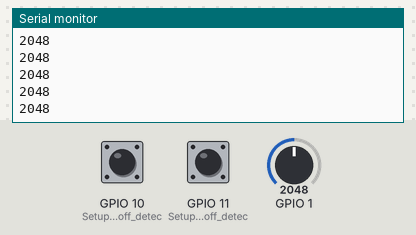
A sketch run on a simulated ESP32-S3. On the bench: the last lines printed to the serial monitor. The test bench sets the inputs (shaded band); at power-on: GPIO 10 (Setup_for_leads_off_detec) LOW, GPIO 1 = 2048, GPIO 11 (Setup_for_leads_off_detec) LOW. WiFi joins after 1.5 s; servers stay silent unless stated.

Above: at 3.4 s.
3.5 s: GPIO 10 (Setup_for_leads_off_detec) pulled HIGH for 0.15 s
5.1 s: GPIO 1 set to 2866
At 5.8 s:
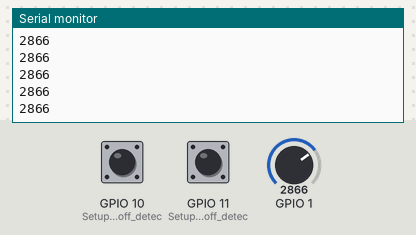
6.6 s: GPIO 1 set to 3603
At 7.5 s:
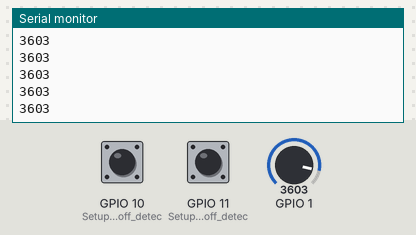
8.1 s: GPIO 11 (Setup_for_leads_off_detec) pulled HIGH for 0.15 s
Timing chart, 0 to 10.7 s (numbered marks = the images above; inputs shaded):
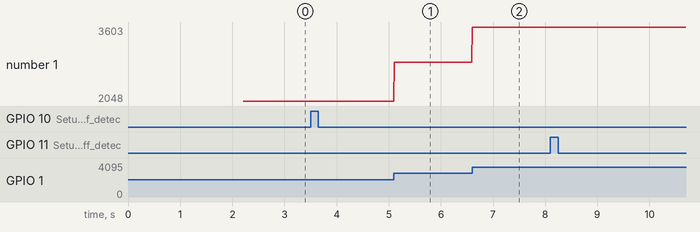

Measured:
- after the input at 5.1 s, the serial monitor: prints a new line at once (image 1)
- after the input at 6.6 s, the serial monitor: prints a new line at once (image 2)
- plotted number 1: 2048 → 2866 after the input at 5.1 s, 2866 → 3603 after the input at 6.6 s

The sketch:

Monitor_Thingspeak.ino
```cpp
#include <Arduino.h>

#include <SPI.h>
#include <WiFi.h>
int x;
char ssid[]="Anibal Bustillo";
char pass[]="8d0iwbqey31oh";
int mon;
String stmon;
int status = WL_IDLE_STATUS;
IPAddress server(144,212,80,10);
WiFiClient client;

void setup(){
  Serial.begin(9600);
  pinMode(10, INPUT); // Setup for leads off detection LO +
  pinMode(11, INPUT); // Setup for leads off detection LO -
  x=1;
  while(x==1){
  status=WiFi.begin(ssid, pass);
  Serial.println("wifi encontrado");
  if(status != WL_CONNECTED){
    WiFiClient client;
    Serial.println("conectando");
    delay(1000);
  }

  else{
    Serial.println("Se tratará de conectar al servidor");
    if (client.connect(server,80)){
    Serial.print("conectado");
    x=0;
  }
  }
}
}

void loop(){
  String x="GET /update?key=46N58BVV14QWC9OT&field1=";
  if((digitalRead(10) == 1)||(digitalRead(11) == 1)){
  Serial.println('!');
  }
  else{
  Serial.println(analogRead(A0));
  mon=analogRead(A0);
  stmon=x+String(mon);

  client.println(stmon);
  }
  delay(1);
//  status=WiFi.begin(ssid, pass);
//    if(status != WL_CONNECTED){
//    WiFiClient client;
//    Serial.println("me desconecté");
//    delay(10);
//  }
}
```
